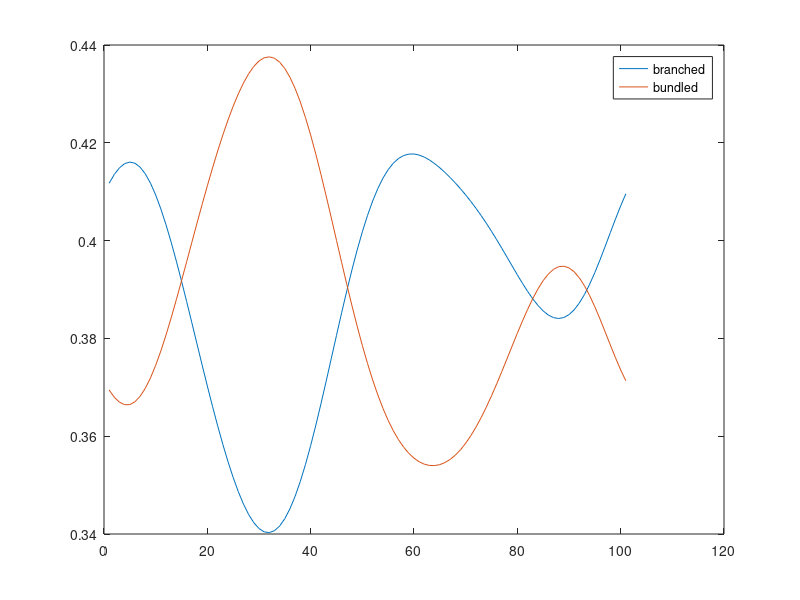

Reproduce this figure in MATLAB.

dt = 0.01;
Nt = 1/dt; % number of time steps
Na = 101; % number of space steps
dxa = 5.0/((Na-1)/2);

m0 = 2.0;
Da = 0.5; % diffusion coefficient
pa = dt*Da/(dxa^2);

Ka = 1; % branched coeff
Kb = 1; % bundled coeff
alpha = 2;

F = @(U,V) -m0*U.*V;

a1 = 0.1 + 0.9.*rand(101,1);
b1 = 0.1 + 0.9.*rand(101,1);


for i=1:Nt

    % Laplacian difference operator with no flux boundary conditions
    % Crank-Nicolson operators
    II1 = speye(Na,Na);
    Lapdiff1 = spdiags(ones(Na,1)*[0 1 -2 1 0], [-Na+1, -1, 0 , 1, Na-1], Na, Na);
    Lapdiff1(1,1) = -2; Lapdiff1(1,2) = 1; Lapdiff1(1,Na) = 1;
    Lapdiff1(Na,1) = 1; Lapdiff1(Na,Na-1) = 1; Lapdiff1(Na,Na) = -2;
    Hm1 = II1+(pa/2)*Lapdiff1;
    Hs1 = II1-(pa/2)*Lapdiff1;


    diffRHSa1 = Hm1*a1;
    diffRHSb1 = Hm1*b1;


    rxna1 = dt*(F(a1,b1) + Ka*(a1 - a1.*a1));
    rxnb1 = dt*(F(b1,a1) + Kb*(b1 - b1.*b1));


    a1 = Hs1\(diffRHSa1+rxna1);
    b1 = Hs1\(diffRHSb1+rxnb1);

end

figure(1)
plot(a1)
hold on;
plot(b1)
hold off;
legend('branched','bundled')